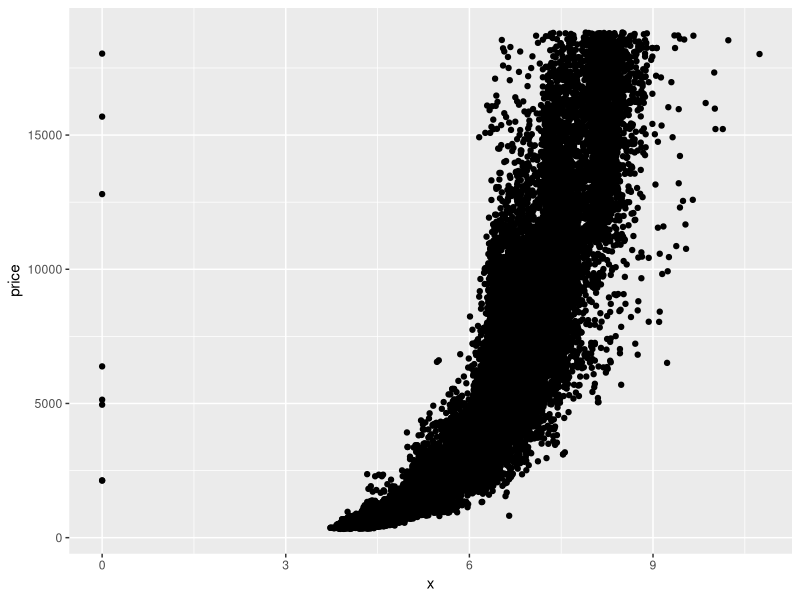
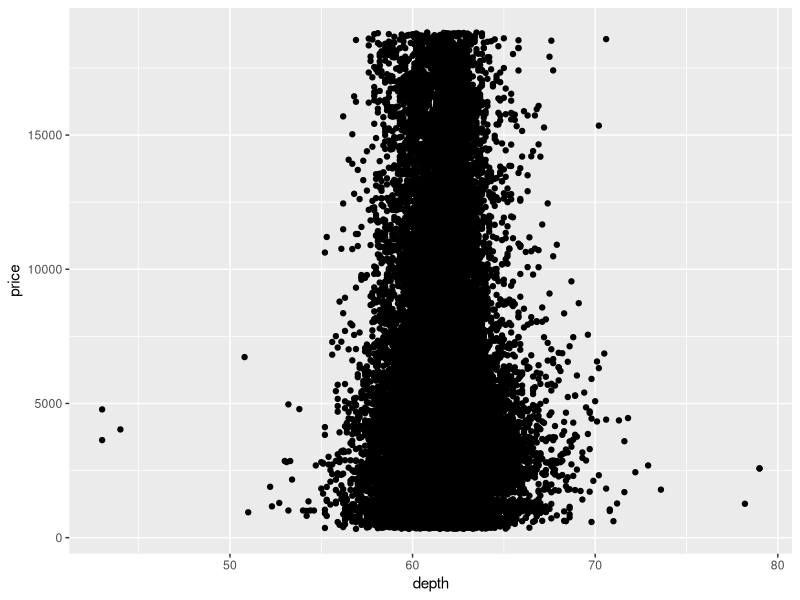
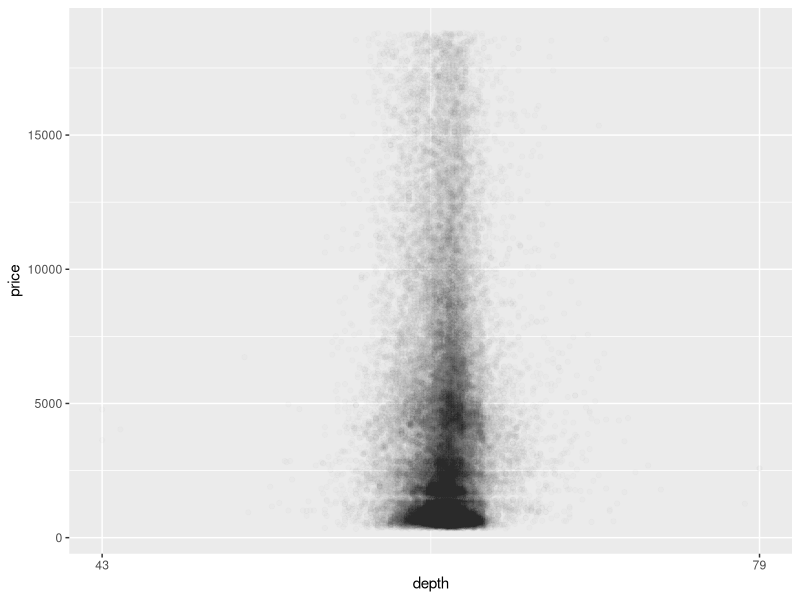
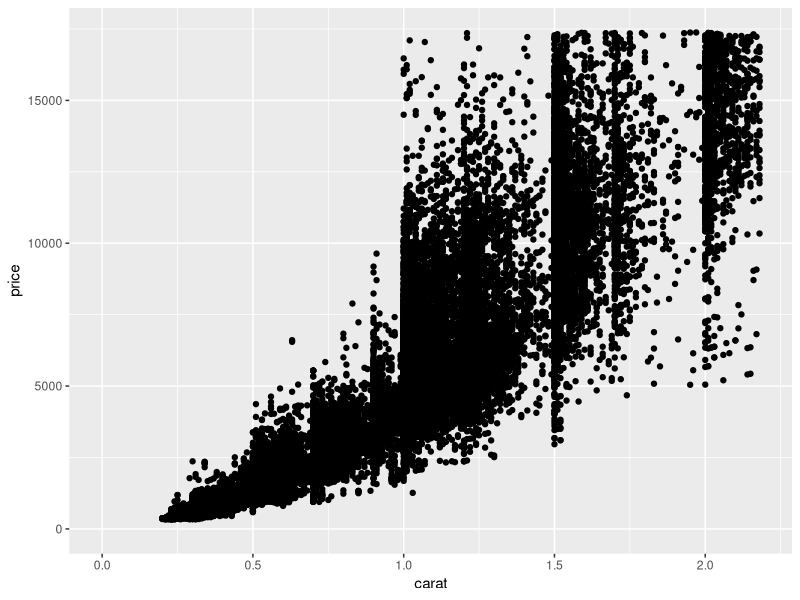
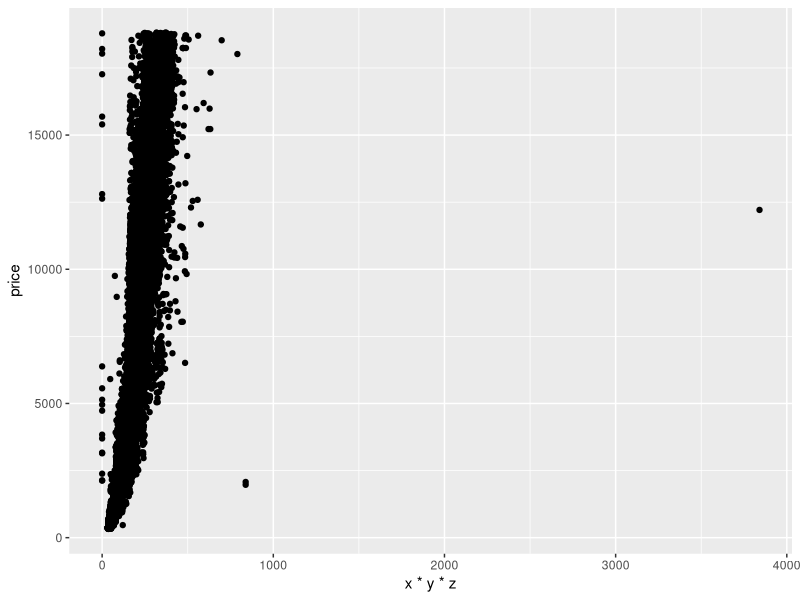
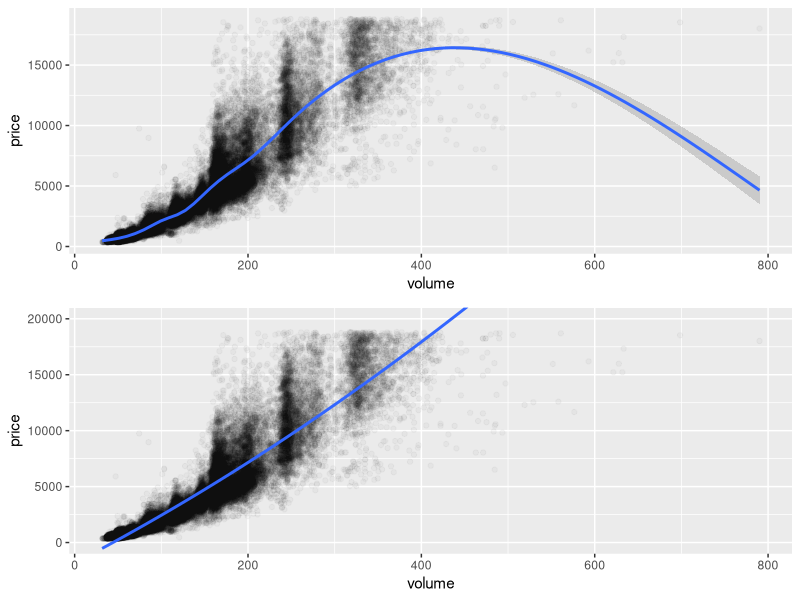
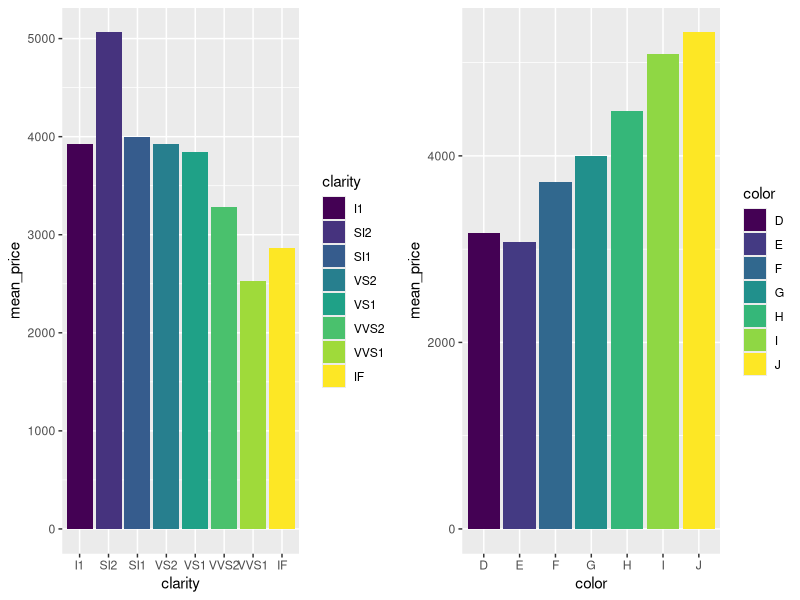
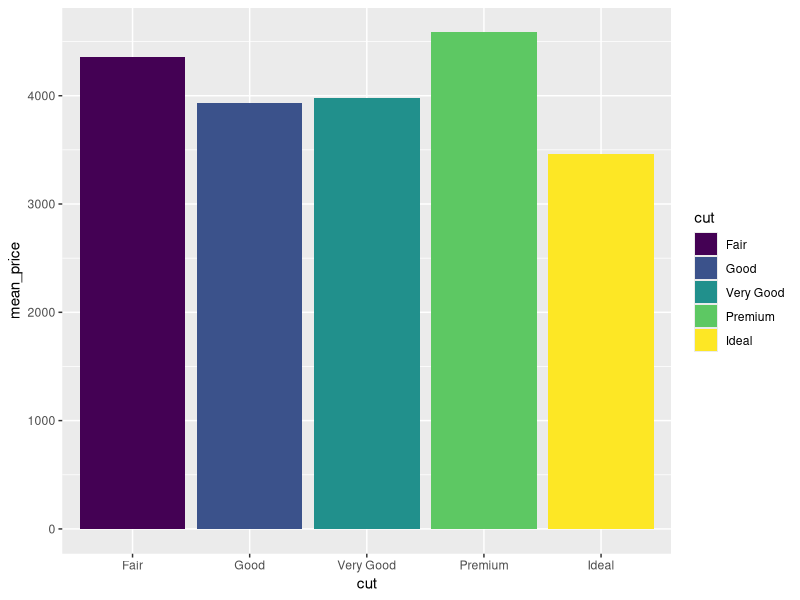

Here is the R script that generated these plots, in order:
## ---- chunk 1
knitr::opts_chunk$set(echo = TRUE)
knitr::opts_knit$set(root.dir = "D:/Udacity Data Analysis with R/Problem Sets")
## ---- chunk 2
library(ggplot2)
library(gridExtra)

data(diamonds)
## ---- chunk 3
ggplot(aes(x = x, y = price), data = diamonds) +
  geom_point()
## ---- chunk 4
with(diamonds, cor.test(price, x, method = 'pearson'))
with(diamonds, cor.test(price, y, method = 'pearson'))
with(diamonds, cor.test(price, z, method = 'pearson'))
## ---- chunk 5
ggplot(aes(x = depth, y = price), data = diamonds) +
  geom_point()
## ---- chunk 6
ggplot(aes(x = depth, y = price), data = diamonds) +
  geom_point(alpha = 1/100) +
  scale_x_continuous(breaks = c(43, 79, 2))
## ---- chunk 7
with(diamonds, cor.test(depth, price, method = 'pearson'))
## ---- chunk 8
ggplot(aes(x = carat, y = price), data = diamonds) +
  geom_point() +
  xlim(0, quantile(diamonds$carat, 0.99)) +
  ylim(0, quantile(diamonds$price, 0.99))
## ---- chunk 9
ggplot(aes(x = x*y*z, y = price), data = diamonds) +
  geom_point()
## ---- chunk 10
diamonds$volume <- diamonds$x * diamonds$y * diamonds$z

head(diamonds)
## ---- chunk 11
with(subset(diamonds, volume > 0 & volume < 800), cor.test(price, volume, method = 'pearson'))
## ---- chunk 12
p0 <-ggplot(aes(x = volume, y = price),
       data = subset(diamonds, volume > 0 & volume < 800)) +
  geom_point(alpha = 1/30)

p1 <- p0 +
  geom_smooth()

p2 <- p0 +
  geom_smooth(method = 'lm', formula = y ~ poly(x, 2), size = 1) +
  coord_cartesian(ylim = c(0, 20000))

grid.arrange(p1, p2, ncol = 1)
## ---- chunk 13
library(dplyr)

diamondsByClarity <- diamonds %>%
  group_by(clarity) %>%
  summarise(mean_price = mean(price),
            median_price = median(price),
            min_price = min(price),
            max_price = max(price),
            n = n()) %>%
  arrange(clarity)


diamondsByClarity
## ---- chunk 14
diamonds_by_clarity <- group_by(diamonds, clarity)
diamonds_mp_by_clarity <- summarise(diamonds_by_clarity, mean_price = mean(price))

diamonds_by_color <- group_by(diamonds, color)
diamonds_mp_by_color <- summarise(diamonds_by_color, mean_price = mean(price))

b1  <- ggplot(aes(x = clarity, y = mean_price, fill = clarity),
              data = diamonds_mp_by_clarity) +
  geom_bar(stat = 'identity')

#diamonds_mp_by_clarity$clarity <- factor(diamonds_mp_by_clarity, levels = c("I1", "SI1", "SI2", "VS1", "VS2", "VVS1", "VVS2", "IF"))

b2 <- ggplot(aes(x = color, y = mean_price, fill = color),
             data = diamonds_mp_by_color) +
  geom_bar(stat = 'identity')

grid.arrange(b1, b2, ncol = 2)
## ---- chunk 15
diamonds_by_cut <- group_by(diamonds, cut)
diamonds_mp_by_cut <- summarise(diamonds_by_cut, mean_price = mean(price))

ggplot(aes(x = cut, y = mean_price, fill = cut), data = diamonds_mp_by_cut) +
  geom_bar(stat = 'identity')
